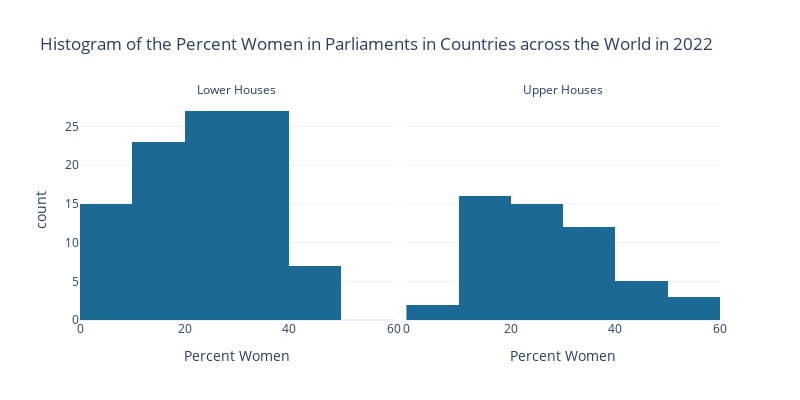

Write notebook code for a chart like this one.
### Code cell
# make histogram
fig = px.histogram(women_melted, x='Percent Women',
                    facet_col='House',
                    nbins=10,
                    width=800,
                    height=400,
                    template='plotly_white',    
                    color_discrete_sequence=[px.colors.qualitative.Prism[1],px.colors.qualitative.Prism[2]],
                    title= 'Histogram of the Percent Women in Parliaments in Countries across the World in 2022',)

facet_titles = ['Lower Houses','Upper Houses']
for i, a in enumerate(fig.layout.annotations):
    a.text = facet_titles[i]

fig.show()

### Figure 1 — Plotly figure (JSON) as saved in the notebook; plotly's stock layout.template omitted (floating-point values rounded to 4 significant figures)
{"data": [{"alignmentgroup": "True", "bingroup": "x", "hovertemplate": "House=lower_single_house_percent_w<br>Percent Women=%{x}<br>count=%{y}<extra></extra>", "legendgroup": "", "marker": {"color": "rgb(29, 105, 150)", "pattern": {"shape": ""}}, "name": "", "nbinsx": 10, "offsetgroup": "", "orientation": "v", "showlegend": false, "type": "histogram", "x": [47.37, 46.13, 44.24, 40, 38.55, 38.41, 37.26, 36.96, 33.64, 33.58, 32.25, 31.25, 29.63, 28.88, 27.85, 27.33, 26.67, 25.5, 23.43, 19.72, 14.94, 14.57, 14.55, 14.07, 10.53, 9.91, 9.09, 8.62, 8.11, 6.25, 4, 1.74, 46.42, 38.41, 37.26, 36.96, 36.55, 31.25, 30, 29.63, 28.88, 26.67, 26.45, 25.5, 24.17, 23.43, 17.74, 16.67, 14.94, 14.57, 14.07, 12.31, 10.53, 9.91, 6.25, 6.25, 1.92, 1.74, 43.58, 40, 33.09, 31, 30, 29.63, 28.88, 28.7, 26.67, 26.45, 23.33, 20, 16.9, 16.67, 14.94, 13.57, 36.84, 33.58, 29.63, 26.67, 26.67, 28.88, 19.72, 14.94, 8.11, 38.8, 33.58, 19.72, 8.62, 38.41, 36.96, 33.58, 27.96, 38.8, 33.33, 16.56, 14.94, 1.82, 33.64, 23.43, 19.72], "xaxis": "x", "yaxis": "y"}, {"alignmentgroup": "True", "bingroup": "x", "hovertemplate": "House=upper_house_senate_percent_w<br>Percent Women=%{x}<br>count=%{y}<extra></extra>", "legendgroup": "", "marker": {"color": "rgb(29, 105, 150)", "pattern": {"shape": ""}}, "name": "", "nbinsx": 10, "offsetgroup": "", "orientation": "v", "showlegend": false, "type": "histogram", "x": [null, null, null, 10, null, 56.58, 35.06, null, null, 37.29, 34.47, 30.77, null, 29.63, null, 29.17, 42.11, 18.52, 31.82, null, 13.92, 18.84, null, null, null, 25.81, null, null, 4.27, null, null, null, null, 56.58, 35.06, null, null, null, null, null, 29.63, 42.11, 21.21, 18.52, null, 31.82, 16.05, 20, 13.92, 18.84, null, 15.38, null, 25.81, null, null, null, null, null, 17.5, 37.29, 21.62, null, null, 29.63, 25.25, 42.11, 24.24, null, 25, null, 20, 13.92, 18.18, null, 37.29, null, 42.86, 44.44, 29.63, null, 12.29, 4.27, null, 37.29, null, null, 56.58, null, 37.29, 29.17, null, 15.38, 18.84, 12.29, null, null, 30.88, null], "xaxis": "x2", "yaxis": "y2"}], "layout": {"annotations": [{"font": {}, "showarrow": false, "text": "Lower Houses", "x": 0.245, "xanchor": "center", "xref": "paper", "y": 1, "yanchor": "bottom", "yref": "paper"}, {"font": {}, "showarrow": false, "text": "Upper Houses", "x": 0.755, "xanchor": "center", "xref": "paper", "y": 1, "yanchor": "bottom", "yref": "paper"}], "barmode": "relative", "height": 400, "legend": {"tracegroupgap": 0}, "title": {"text": "Histogram of the Percent Women in Parliaments in Countries across the World in 2022"}, "width": 800, "xaxis": {"anchor": "y", "domain": [0, 0.49], "title": {"text": "Percent Women"}}, "xaxis2": {"anchor": "y2", "domain": [0.51, 1], "matches": "x", "title": {"text": "Percent Women"}}, "yaxis": {"anchor": "x", "domain": [0, 1], "title": {"text": "count"}}, "yaxis2": {"anchor": "x2", "domain": [0, 1], "matches": "y", "showticklabels": false}}}
